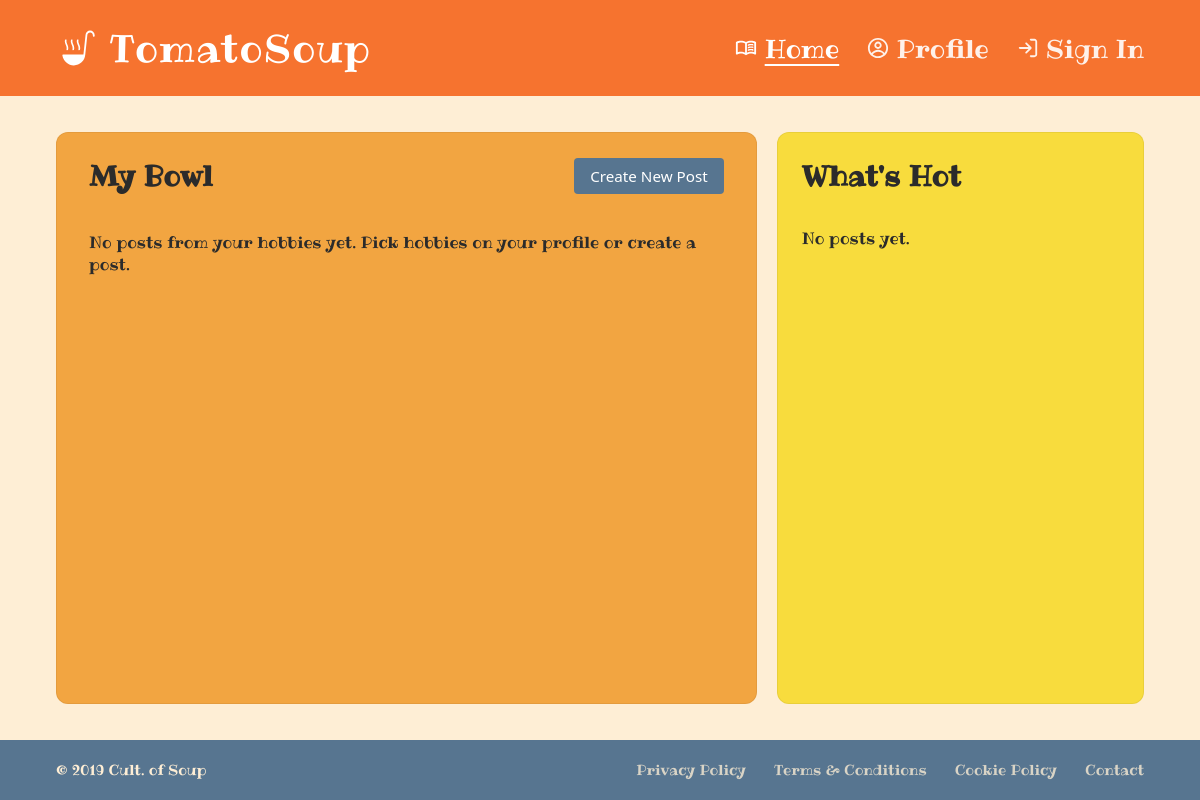
The page / (signed in) on the database as committed earlier.
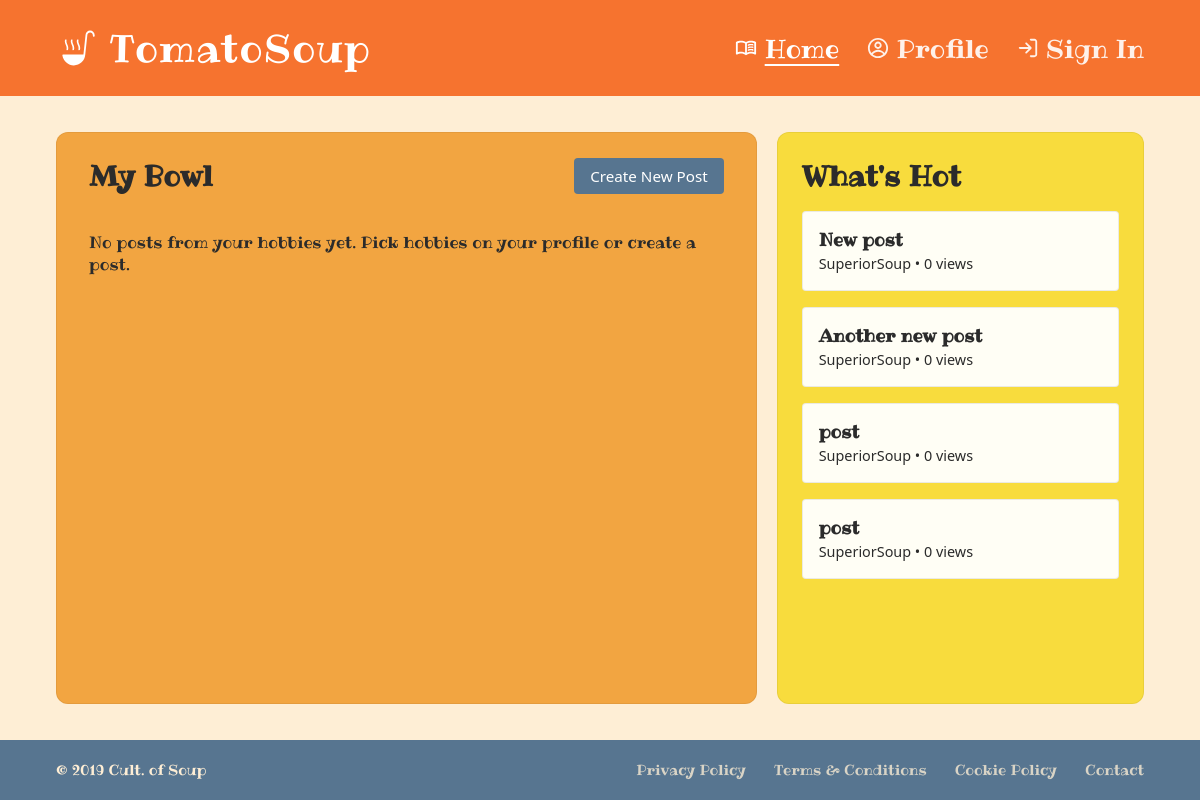
The same page on the database as committed later.
### Soup/models.py (models this page shows, shortened)
class Post(models.Model):
    id = models.UUIDField(primary_key=True, default=uuid.uuid4, editable=False)
    title = models.CharField(max_length=300, blank=True)
    description = models.TextField(blank=True)
    author = models.ForeignKey(Author, on_delete=models.CASCADE)
    hobby = models.CharField(max_length=300, choices=HOBBY, default='PLANTS')
    published = models.DateTimeField(default=timezone.now)
    views = models.PositiveIntegerField(default=0)

class Author(AbstractBaseUser, PermissionsMixin):
    id = models.UUIDField(primary_key=True, default=uuid.uuid4, editable=False)
    username = models.CharField(max_length=150, unique=True)
    email = models.CharField(blank=True)
    password = models.CharField(max_length=128, default="thisisapassword")
    pronouns = models.CharField(max_length=128, default="")
    hobby = JSONField(default=list, blank=True) # This will be a list of strings of hobbies that the user has selected
    date_joined = models.DateTimeField(default=timezone.now)
    is_superuser = models.BooleanField(default=False)
    is_staff = models.BooleanField(default=False)
    is_active = models.BooleanField(default=True)
    objects = UserManager()
    USERNAME_FIELD = "username"
    REQUIRED_FIELDS = ["email", "password"]

### Soup/views.py (the view)
# urls.py: path('', views.home_view, name='home'),
@login_required
def home_view(request):
    author = request.user
    author_hobbies = author.hobby if isinstance(author.hobby, list) and author.hobby else []
    if author_hobbies:
        feed_posts = (
            Post.objects
            .select_related("author")
            .prefetch_related("image_set")
            .filter(hobby__in=author_hobbies)
            .order_by("-views", "-published")
        )
    else:
        feed_posts = Post.objects.none()
    spotlight_feed = request.GET.get("spotlight", "views")
    if spotlight_feed == "newest":
        whats_new_posts = Post.objects.select_related("author").prefetch_related("image_set").order_by("-published")[:10]
    else:
        whats_new_posts = Post.objects.select_related("author").prefetch_related("image_set").order_by("-views")[:10]
    context = {
        "author": author,
        "feed_posts": feed_posts,
        "whats_new_posts": whats_new_posts,
        "spotlight_mode": spotlight_feed,
    }
    return render(request, "home.html", context)

### Soup/templates/home.html (shortened to what this page needs)
{% extends 'base.html' %}
{% load static %}
{% block head %}
  <link rel="stylesheet" href="{% static 'css/home.css' %}" />
{% endblock %}
{% block content %}
  <div class="home-layout">
    <section class="home-my-bowl" aria-labelledby="my-bowl-heading">
      <div class="home-my-bowl-header">
        <h2 id="my-bowl-heading">My Bowl</h2>
        <a href="{% url 'new_post' %}" class="home-create-post-btn">Create New Post</a>
      </div>
      <div class="home-my-bowl-list">
        {% for post in feed_posts %}
          <article>
            <h3>{{ post.title|default:"Untitled Post" }}</h3>
            <p>By {{ post.author.username }} • {{ post.published|date:"M d, Y H:i" }}</p>
            <p>{{ post.description|truncatewords:30 }}</p>
            <p>Views: {{ post.views }}</p>
            {% with post.image_set.all as images %}
              {% if images %}
                <img src="{{ images.0.image.url }}" alt="" style="max-width: 100%; height: auto; border-radius: 4px;" />
              {% endif %}
            {% endwith %}
            <p><a href="{% url 'post' post.id %}">View More →</a></p>
          </article>
        {% empty %}
          <p>No posts from your hobbies yet. Pick hobbies on your profile or create a post.</p>
        {% endfor %}
      </div>
    </section>
    <section class="home-whats-hot" aria-labelledby="whats-hot-heading">
      <h2 id="whats-hot-heading">What's Hot</h2>
      <div class="home-whats-hot-list">
        {% for post in whats_new_posts %}
          <a href="{% url 'post' post.id %}" class="home-post-teaser">
            <strong>{{ post.title|default:"Untitled Post" }}</strong><br />
            <small>{{ post.author.username }} • {{ post.views }} views</small>
          </a>
        {% empty %}
          <p>No posts yet.</p>
        {% endfor %}
      </div>
    </section>
  </div>
{% endblock %}

Rows that differ between the two databases and show on the page:
added Post: title "New post", author.username "SuperiorSoup", views "0"
added Post: title "Another new post", author.username "SuperiorSoup", views "0"
added Post: title "post", author.username "SuperiorSoup", views "0"
added Post: title "post", author.username "SuperiorSoup", views "0"
Other text that changed with them:
text no longer shown: "No posts yet."
